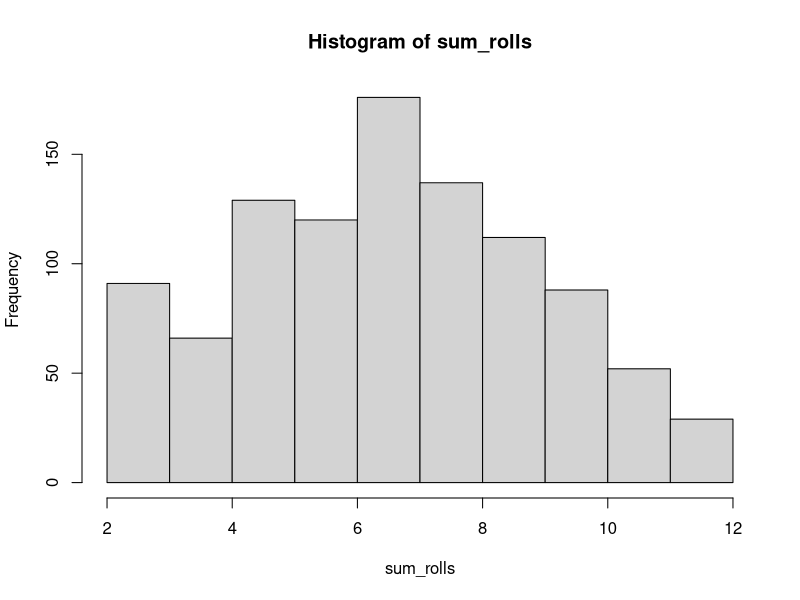

R code for this plot:
## ---- chunk 1

1:10

## ---- chunk 2
library(purrr)

roll_die <- function(){
sample(c(1:6), 2,  replace =  TRUE)
}

roll_die()

rolls  = map(c(1:1000), ~ roll_die())

sum_rolls = map(rolls, ~ sum(.))

sum_rolls = unlist(sum_rolls)

hist(sum_rolls)


## ---- chunk 3
success = list()
for (i in c(1:3)) {
 roll = (sample(c(1:6), 2,  replace =  TRUE))
 if(any("7", "11") %in% roll){
   append(success, TRUE)
 }
}


